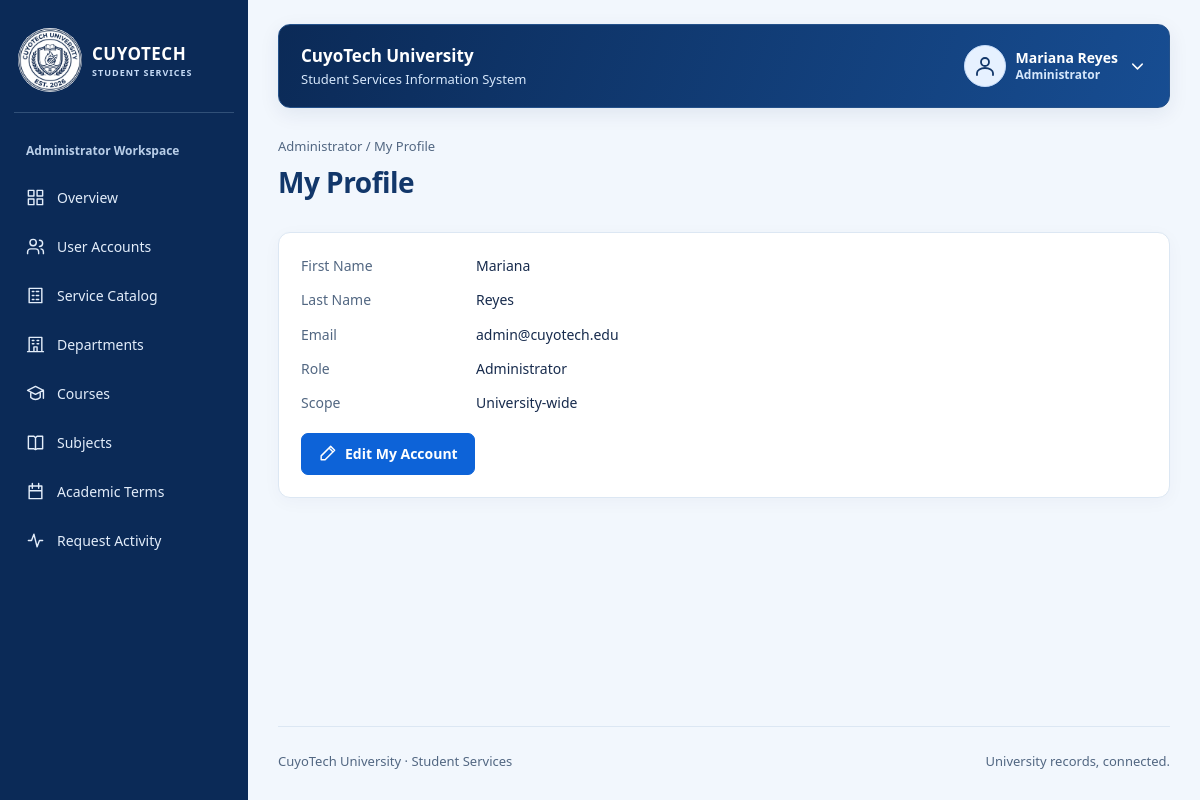
/admin/profile.php (signed in), run on the app's committed database.
### tables this page shows
CREATE TABLE IF NOT EXISTS staff_users (
    staff_id INT AUTO_INCREMENT PRIMARY KEY,
    account_id INT NOT NULL UNIQUE,
    department_id INT NULL,
    first_name VARCHAR(200) NOT NULL,
    last_name VARCHAR(200) NOT NULL,
    staff_role VARCHAR(20) NOT NULL,
    access_scope VARCHAR(20) NOT NULL DEFAULT 'UNIVERSITY',
    FOREIGN KEY (account_id) REFERENCES accounts(account_id),
    FOREIGN KEY (department_id) REFERENCES departments(department_id)
);

CREATE TABLE IF NOT EXISTS accounts (
    account_id INT AUTO_INCREMENT PRIMARY KEY,
    email VARCHAR(254) NOT NULL UNIQUE,
    password_hash VARCHAR(255) NOT NULL,
    account_role VARCHAR(10) NOT NULL,
    is_active BOOLEAN NOT NULL DEFAULT TRUE,
    created_at DATETIME NOT NULL DEFAULT CURRENT_TIMESTAMP,
    updated_at DATETIME NOT NULL DEFAULT CURRENT_TIMESTAMP ON UPDATE CURRENT_TIMESTAMP
);

### config/database.php (called while the page is built)
<?php
function config(): array
{
    return [
        'host' => '127.0.0.1',
        'port' => '3306',
        'database' => 'cuyotech_ssis_db',
        'username' => 'root',
        'password' => '',
        'base_url' => '/CuyoTech-SSIS',
        'campus_image' => '',
        'grade_values' => [],
    ];
}
function db(): PDO
{
    static $pdo;
    if (!$pdo) {
        $c = config();
        $pdo = new PDO(
            "mysql:host={$c['host']};port={$c['port']};dbname={$c['database']}",
            $c['username'],
            $c['password'],
            [
                PDO::ATTR_ERRMODE => PDO::ERRMODE_EXCEPTION,
                PDO::ATTR_DEFAULT_FETCH_MODE => PDO::FETCH_ASSOC,
                PDO::ATTR_EMULATE_PREPARES => false,
            ]
        );
        $pdo->exec("SET time_zone = '+00:00'");
    }
    return $pdo;
}

### includes/auth.php (called while the page is built, shortened)
<?php
require_once __DIR__ . '/functions.php';
function current_user(): ?array
{
    $user = one('SELECT a.account_id, a.email, a.account_role, a.is_active,
        COALESCE(s.first_name,f.first_name) AS first_name,COALESCE(s.last_name,f.last_name) AS last_name,
        s.student_id, s.department_id AS student_department_id, TRIM(CONCAT(s.first_name,CHAR(32),s.last_name)) AS student_name,
        f.staff_id, TRIM(CONCAT(f.first_name,CHAR(32),f.last_name)) AS staff_name, f.staff_role, f.access_scope, f.department_id
        FROM accounts a LEFT JOIN students s ON s.account_id=a.account_id
        LEFT JOIN staff_users f ON f.account_id=a.account_id WHERE a.account_id=?', [$_SESSION['account_id']]);
    $user['role'] = $user['account_role'] === 'STUDENT' ? 'STUDENT' : $user['staff_role'];
    $user['full_name'] = $user['student_name'] ?: $user['staff_name'];
    return $user;
}
function require_role(string ...$allowed): array
{
    $user = current_user();
    return $user;
}
function portal(array $user): string
{
    return strtolower($user['role']);
}

### admin/profile.php (the view)
<?php
require_once __DIR__ . '/../includes/auth.php';
$user = require_role('ADMIN');
$title = 'My Profile';
require __DIR__ . '/../includes/header.php';
?>
<section class="panel">
    <dl>
        <dt>First Name</dt>
        <dd><?= e($user['first_name']) ?></dd>
        <dt>Last Name</dt>
        <dd><?= e($user['last_name']) ?></dd>
        <dt>Email</dt>
        <dd>
            <?= e($user['email']) ?>
        </dd>
        <dt>Role</dt>
        <dd>Administrator</dd>
        <dt>Scope</dt>
        <dd>
            <?= e(ui_label($user['access_scope'])) ?>
        </dd>
    </dl>
    <div class="actions">
        <a class="button" href="<?= e(url('admin/account-edit.php?id=' . $user['account_id'])) ?>"><?= icon('edit') ?> Edit My Account</a>
    </div>
</section>
<?php require __DIR__ . '/../includes/footer.php'; ?>

### includes/header.php (shortened to what this page needs)
<!doctype html>
<html lang="en">
<head>
    <link rel="stylesheet" href="<?= e(url('assets/css/app.css')) ?>">
</head>
<body class="portal-layout">
    <header class="topbar">
        <div class="workspace-name">CuyoTech University<small>Student Services Information System</small></div>
        <details class="profile-menu">
            <summary aria-label="Open account menu">
                <span class="avatar"><?= icon('profile') ?></span>
                <span class="profile-identity"><strong><?= e($user['full_name']) ?></strong><small><?= e(ui_label($user['role'])) ?></small></span>
                <?= icon('chevron') ?>
            </summary>
        </details>
    </header>
    <div class="shell">
        <?php require __DIR__ . '/sidebar.php'; ?>
        <main class="content" id="main" tabindex="-1">
            <div class="eyebrow">
                <?= e(ui_label($user['role'])) ?> / <?= e(ucwords($title)) ?>
            </div>
            <div class="page-heading">
                <div>
                    <h1>
                        <?= e(ucwords($title)) ?>
                    </h1>
                </div>
            </div>

### includes/sidebar.php
<?php
$menus = [
    'ADMIN' => ['dashboard' => 'Overview', 'accounts' => 'User accounts', 'service-catalog' => 'Service catalog', 'departments' => 'Departments', 'courses' => 'Courses', 'subjects' => 'Subjects', 'terms' => 'Academic terms', 'activity-log' => 'Request activity'],
    'STUDENT' => ['dashboard' => 'My overview', 'subjects' => 'Enrolled subjects', 'grades' => 'My grades', 'enrollments' => 'Enrollment history', 'document-requests' => 'Document requests', 'payments' => 'Payment history', 'receipts' => 'Receipts', 'clearance' => 'Clearance'],
    'REGISTRAR' => ['dashboard' => 'Registrar desk', 'enrollments' => 'Enrollments', 'grades' => 'Grade records', 'document-requests' => 'Document requests', 'clearance-status' => 'Clearance status'],
    'CASHIER' => ['dashboard' => 'Cashier desk', 'payments' => 'Payment verification', 'receipts' => 'Issued receipts'],
    'DEPARTMENT' => ['dashboard' => 'Department desk', 'clearances' => 'Clearance processing', 'students' => 'Department students'],
];
$page = basename($_SERVER['SCRIPT_NAME'], '.php');
$parentPages = [
    'account-create' => 'accounts',
    'account-edit' => 'accounts',
    'account-toggle' => 'accounts',
    'request-create' => 'document-requests',
    'request-details' => 'document-requests',
    'enrollment-details' => 'enrollments',
    'grade-entry' => 'grades',
    'payment-create' => 'payments',
    'payment-details' => 'payments',
    'verify-payment' => 'payments',
    'clearance-details' => 'clearances'
];
$activePage = $parentPages[$page] ?? $page;
?>
<nav class="sidebar" id="portal-nav" aria-label="Portal navigation">
    <a class="brand" href="<?= e(url(portal($user) . '/dashboard.php')) ?>">
        <span class="brand-emblem"><img class="university-logo" src="<?= e(url('assets/images/CuyoTech-Logo.png')) ?>" alt="" width="80" height="80"></span>
        <div>CUYOTECH<small>STUDENT SERVICES</small>
        </div>
    </a>
    <div class="label"><?= e(ui_label($user['role'])) ?> Workspace</div>
    <?php foreach ($menus[$user['role']] as $file => $label): ?>
        <a <?= $activePage === $file ? 'aria-current="page"' : '' ?> class="<?= $activePage === $file ? 'active' : '' ?>" href="<?= e(url(portal($user) . '/' . $file . '.php')) ?>">
            <?= icon($file) ?>
            <?= e(ucwords($label)) ?>
        </a>
    <?php endforeach; ?>
</nav>

### data on the page
staff_users: staff_role "Administrator", staff_role "Overview", staff_role "User Accounts", staff_role "Service Catalog", staff_role "Departments", staff_role "Courses", staff_role "Subjects", staff_role "Academic Terms", staff_role "Request Activity", account.email "admin@cuyotech.edu", access_scope "University-wide"

### other printed values
$user['full_name'] "Mariana Reyes"
$title "My Profile"
$user['first_name'] "Mariana"
$user['last_name'] "Reyes"
